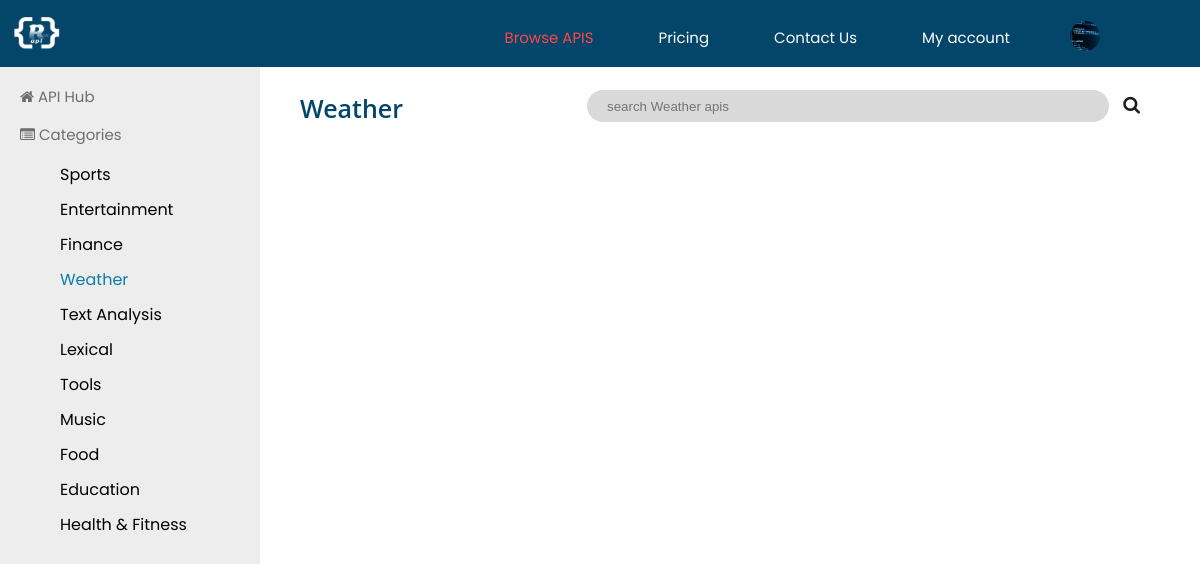
The app's page /categories/?category=weather (signed in) with its own data.
### roniib_api/models.py (models this page shows, shortened)
class APICategories(models.Model):
    category=models.CharField(max_length=255)
    category_short=models.CharField(max_length=255)

### roniib_api/views.py (the view)
# urls.py: path('categories/', views.apicategories, name='apicategories'),
def apicategories(request):
    category=request.GET.get('category','')
    recommended=[]
    popular=ApiDocumentation.objects.all().order_by('-api_subscribers')[:3]
    rc=ApiDocumentation.objects.all().order_by('-api_total_requests')
    count=0
    for r in rc:
        if count>=3:
            break
        if r not in popular:
            recommended.append(r)
            count+=1
    context={
        'categories': APICategories.objects.all(),
        'popular':popular,
        'recommended':recommended,
    }
    if category:
        cat=APICategories.objects.filter(category_short=category).first()
        if cat:
            context={
                'categories':APICategories.objects.all(),
                'selected_category':group_into_subgroups(ApiDocumentation.objects.filter(api_category=cat)),
                'selected_category_name':cat.category,
            }
    return render(request,'apicategories.html',context=context)

### roniib_api/views.py (called while the page is built)
def group_into_subgroups(items):
    subgroups = []
    subgroup_size = 3
    for i in range(0, len(items), subgroup_size):
        subgroup = items[i:i+subgroup_size]
        subgroups.append(subgroup)
    return subgroups

### roniib_api/templates/apicategories.html (shortened to what this page needs)
<!DOCTYPE html>
<html lang="en">
{% load static %}
<head>
    <link rel="stylesheet" href="{% static '/css/main.css' %}">
    <link rel="stylesheet" href="https://cdnjs.cloudflare.com/ajax/libs/font-awesome/4.7.0/css/font-awesome.min.css">
</head>
<body>
<nav class="topnav">
    <img src="{% static 'images/light_blue_png.png' %}" alt="roniib icon" width="50" height="40"
         style="margin-top:10px;margin-left:10px">
    <ul class="topLinks">
        <li><a href="#" class="active">Browse APIS</a></li>
        <li><a href="{% url 'pricing' %}" class="inactive">Pricing</a></li>
        <li><a href="{% url 'contact' %}" class="inactive">Contact Us</a></li>
        {% if not request.user.is_authenticated %}
        <li><a href="{% url 'login' %}" class="inactive">Sign In</a></li>
        <li><a href="{% url 'register' %}" class="inactive">Register</a></li>
        {% else %}
        <li><a href="{% url 'myaccount' %}" class="inactive">My account</a></li>
        <img src="{% static 'images/bgimg.jpg' %}"
             width="30" height="30" style="border-radius:30px;margin-top:5px">
        {% endif %}
    </ul>
</nav>
<div style="display: flex;margin-top: 50px;">
    <div style="width: 20%;background: #EDEDED;;padding: 20px;">
        {% if selected_category_name %}
        <a href="{% url 'apicategories' %}" class="active">
            <p>
                    <span>
                        <i class="fa fa-home"></i>
                    </span>
                API Hub
            </p>
        </a>
        {% endif %}
        <p>
            <span>
                    <i class="fa fa-list-alt"></i>
                </span>
            Categories</p>
        <ul style=" list-style-type: none;">
            {% for c in categories %}
            {% if selected_category_name == c.category %}
            <a class="lnk-inactive" href="{% url 'apicategories' %}?category={{c.category_short}}">
                <li style="color: #0E7DA6;">{{c.category}}</li>
            </a>
            {% else %}
            <a class="lnk-inactive" href="{% url 'apicategories' %}?category={{c.category_short}}">
                <li>{{c.category}}</li>
            </a>
            {% endif %}
            {% endfor %}
        </ul>
    </div>
    {% if selected_category_name %}
    <div class="right-part">
        <div class="with-search">
            <h2>{{selected_category_name}}</h2>
            <div>
                <input type="text" placeholder="search {{selected_category_name}} apis">
                <i class="fa fa-search" style="font-size:18px"></i>
            </div>
        </div>
    </div>
    {% endif %}
</div>
</body>
</html>

### roniib_api/static/css/main.css (style rules this page uses)
body { margin: 0px; font-family: Poppins; }
.topnav { background-color: rgba(4, 69, 106, 1); display: flex; width: 100%; justify-content: space-between; position: fixed; top: 0; z-index: 2; width: 100%; box-shadow: inset; }
.topnav a { margin-top: 15px; margin-left: 5px; }
.topnav ul { display: flex; justify-content: center; align-items: right; gap: 60px; list-style-type: none; cursor: pointer; }
a.active { color: #ff4747; text-decoration: none; }
a.inactive { color: #ffffff; text-decoration: none; }
.right-part { width: 80%; padding: 20px; overflow-y: scroll; height: 85vh; padding-left: 40px; }
body { background: url('https://images.inc.com/uploaded_files/image/1024x576/software-computer-code-1940x900_35196.jpg'), }
.with-search { display: flex; justify-content: space-between; margin-right: 40px; }
.with-search input { padding-left: 20px; height: 30px; margin-top: 20px; width: 500px; border-radius: 20px; border: none; background: #D9D9D9; }
.with-search i { margin-left: 10px; margin-top: 25px; color: #1D1B1B; }
a { text-decoration: none; }
.lnk-inactive { color: #000; }
ul li { margin-top: 10px; }
.topLinks { text-decoration: none; right: 0; margin-right: 100px; }
.topLinks li { color: #FFF; font-size: 15px; font-style: normal; line-height: normal; }
p { color: #6E6E6E; font-size: 15px; }
h2 { font-family: 'Open Sans', sans-serif; font-size: 25px; font-weight: 550; color: rgba(4, 69, 106, 1); }

### records on screen
APICategories: category "Sports"
APICategories: category "Entertainment"
APICategories: category "Finance"
APICategories: category "Weather", category "search Weather apis"
APICategories: category "Text Analysis"
APICategories: category "Lexical"
APICategories: category "Tools"
APICategories: category "Music"
APICategories: category "Food"
APICategories: category "Education"
APICategories: category "Health & Fitness"
